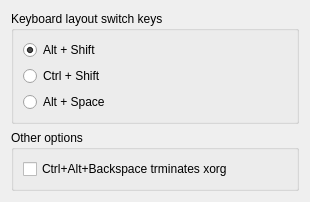
<?xml version="1.0" encoding="UTF-8"?>
<ui version="4.0">
 <class>KbSimpleOptionsWidget</class>
 <widget class="QWidget" name="KbSimpleOptionsWidget">
  <property name="geometry">
   <rect>
    <x>0</x>
    <y>0</y>
    <width>310</width>
    <height>174</height>
   </rect>
  </property>
  <property name="windowTitle">
   <string>Form</string>
  </property>
  <layout class="QVBoxLayout" name="verticalLayout_3">
   <item>
    <widget class="QGroupBox" name="groupBox">
     <property name="title">
      <string>Keyboard layout switch keys</string>
     </property>
     <layout class="QVBoxLayout" name="verticalLayout">
      <item>
       <spacer name="verticalSpacer">
        <property name="orientation">
         <enum>Qt::Vertical</enum>
        </property>
        <property name="sizeHint" stdset="0">
         <size>
          <width>20</width>
          <height>1</height>
         </size>
        </property>
       </spacer>
      </item>
      <item>
       <widget class="QRadioButton" name="klsAltShift">
        <property name="text">
         <string>Alt + Shift</string>
        </property>
        <property name="checked">
         <bool>true</bool>
        </property>
       </widget>
      </item>
      <item>
       <widget class="QRadioButton" name="klsCtrlShift">
        <property name="text">
         <string>Ctrl + Shift</string>
        </property>
       </widget>
      </item>
      <item>
       <widget class="QRadioButton" name="klsAltSpace">
        <property name="text">
         <string>Alt + Space</string>
        </property>
       </widget>
      </item>
      <item>
       <spacer name="verticalSpacer_2">
        <property name="orientation">
         <enum>Qt::Vertical</enum>
        </property>
        <property name="sizeHint" stdset="0">
         <size>
          <width>20</width>
          <height>3</height>
         </size>
        </property>
       </spacer>
      </item>
     </layout>
    </widget>
   </item>
   <item>
    <widget class="QGroupBox" name="groupBox_2">
     <property name="title">
      <string>Other options</string>
     </property>
     <layout class="QVBoxLayout" name="verticalLayout_2">
      <item>
       <widget class="QCheckBox" name="ktermXorg">
        <property name="text">
         <string>Ctrl+Alt+Backspace trminates xorg</string>
        </property>
       </widget>
      </item>
     </layout>
    </widget>
   </item>
  </layout>
 </widget>
 <resources/>
 <connections/>
</ui>
